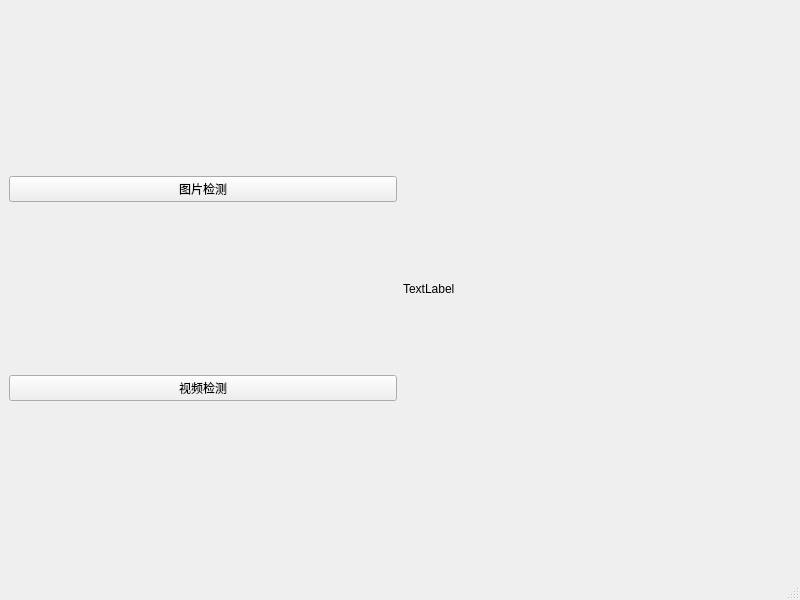
<?xml version="1.0" encoding="UTF-8"?>
<ui version="4.0">
 <class>MainWindow</class>
 <widget class="QMainWindow" name="MainWindow">
  <property name="geometry">
   <rect>
    <x>0</x>
    <y>0</y>
    <width>800</width>
    <height>600</height>
   </rect>
  </property>
  <property name="windowTitle">
   <string>MainWindow</string>
  </property>
  <widget class="QWidget" name="centralwidget">
   <layout class="QHBoxLayout" name="horizontalLayout_2">
    <item>
     <layout class="QHBoxLayout" name="horizontalLayout">
      <item>
       <layout class="QVBoxLayout" name="verticalLayout" stretch="1,0">
        <property name="spacing">
         <number>6</number>
        </property>
        <item>
         <widget class="QPushButton" name="pushButton">
          <property name="text">
           <string>图片检测</string>
          </property>
          <property name="autoRepeatInterval">
           <number>100</number>
          </property>
         </widget>
        </item>
        <item>
         <widget class="QPushButton" name="pushButton_2">
          <property name="text">
           <string>视频检测</string>
          </property>
         </widget>
        </item>
       </layout>
      </item>
      <item>
       <widget class="QLabel" name="label">
        <property name="text">
         <string>TextLabel</string>
        </property>
       </widget>
      </item>
     </layout>
    </item>
   </layout>
  </widget>
  <widget class="QMenuBar" name="menubar">
   <property name="geometry">
    <rect>
     <x>0</x>
     <y>0</y>
     <width>800</width>
     <height>26</height>
    </rect>
   </property>
  </widget>
  <widget class="QStatusBar" name="statusbar"/>
 </widget>
 <resources/>
 <connections/>
</ui>
